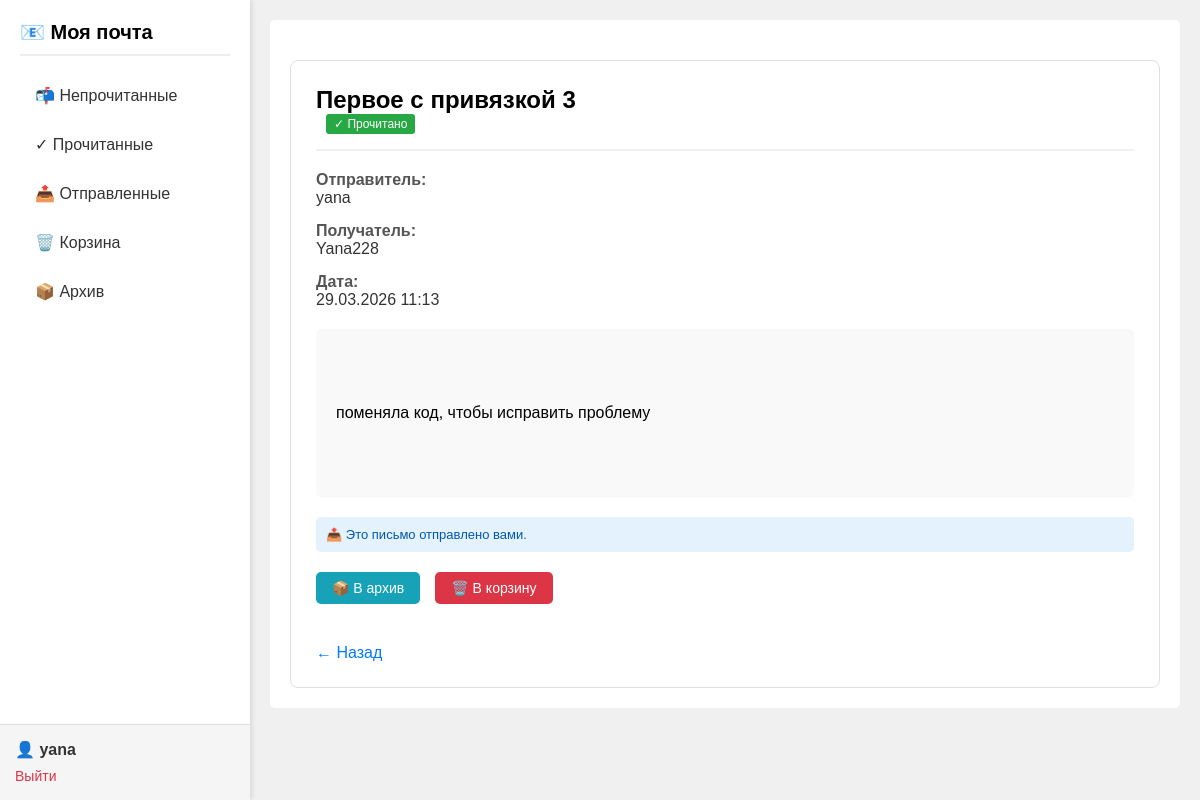
Screenshot of /email/13/ (signed in) with the database file from the repository.
### mail/models.py (models this page shows, shortened)
class Email(models.Model):
    FOLDER_CHOICES = [
        ("inbox", "Входящие"),
        ("sent", "Отправленные"),
        ("read", "Прочитанные"),
        ("unread", "Непрочитанные"),
        ("archive", "Архив"),
        ("trash", "Корзина"),
    ]
    sender = models.CharField("Отправитель (текст)", max_length=100)
    recipient = models.CharField("Получатель (текст)", max_length=100)
    subject = models.CharField("Тема", max_length=200)
    body = models.TextField("Текст письма")
    created_at = models.DateTimeField("Дата создания", auto_now_add=True)
    is_read = models.BooleanField("Прочитано", default=False)
    folder = models.CharField(
        "Папка", max_length=20, default="inbox", choices=FOLDER_CHOICES
    )
    sender_user = models.ForeignKey(
        User,
        on_delete=models.CASCADE,
        related_name="sent_emails",
        verbose_name="Отправитель (пользователь)",
        null=True,
        blank=True,
    )
    recipient_user = models.ForeignKey(
        User,
        on_delete=models.CASCADE,
        related_name="received_emails",
        verbose_name="Получатель (пользователь)",
        null=True,
        blank=True,
    )

### mail/views.py (the view)
# urls.py: path("email/<int:email_id>/", views.view_email, name="view_email"),
@login_required
def view_email(request, email_id):
    email = get_object_or_404(Email, id=email_id)
    if (
        email.recipient_user == request.user
        and email.folder == "unread"
        and not email.is_read
    ):
        email.folder = "read"
        email.is_read = True
        email.save()
        messages.success(request, "Письмо отмечено как прочитанное")
    return render(request, "mail/view_email.html", {"email": email})

### templates/mail/view_email.html (shortened to what this page needs)
{% extends 'mail/base.html' %}
{% block content %}
    <div class="email-detail">
        <div class="email-header">
            <h2 style="margin: 0;">{{ email.subject }}</h2>
            {% if email.is_read %}
                <span class="read-badge">✓ Прочитано</span>
            {% else %}
                <span class="read-badge unread-badge">● Новое</span>
            {% endif %}
        </div>
        <div class="email-info">
            <div class="email-label">Отправитель:</div>
            <div class="email-value">{{ email.sender }}</div>
        </div>
        <div class="email-info">
            <div class="email-label">Получатель:</div>
            <div class="email-value">{{ email.recipient }}</div>
        </div>
        <div class="email-info">
            <div class="email-label">Дата:</div>
            <div class="email-value">{{ email.created_at|date:"d.m.Y H:i" }}</div>
        </div>
        <div class="email-body">
            {{ email.body|linebreaks }}
        </div>
        {% if email.recipient_user == user %}
            <div class="info-note">💡 Это письмо адресовано вам.</div>
        {% elif email.sender_user == user %}
            <div class="info-note">📤 Это письмо отправлено вами.</div>
        {% endif %}
        <div class="action-buttons">
            {% if email.folder == 'archive' %}
                <form method="post" action="{% url 'mail:restore_from_archive' email.id %}">
                    {% csrf_token %}
                    <button type="submit" class="btn-restore">📂 Восстановить из архива</button>
                </form>
                <form method="post" action="{% url 'mail:move_to_trash' email.id %}">
                    {% csrf_token %}
                    <button type="submit" class="btn-trash">🗑️ В корзину</button>
                </form>
            {% elif email.folder != 'trash' %}
                <form method="post" action="{% url 'mail:move_to_archive' email.id %}">
                    <button type="submit" class="btn-archive">📦 В архив</button>
                </form>
                <form method="post" action="{% url 'mail:move_to_trash' email.id %}">
                    <button type="submit" class="btn-trash">🗑️ В корзину</button>
                </form>
            {% endif %}
        </div>
        <a href="javascript:history.back()" class="back-link">← Назад</a>
    </div>
{% endblock %}

### templates/mail/base.html (shortened to what this page needs)
<!DOCTYPE html>
<html lang="ru">
<head>
</head>
<body>
    <div class="app-container">
        <div class="sidebar">
            <div class="sidebar-top">
                <h1>📧 Моя почта</h1>
                <ul class="nav-menu">
                    <li><a href="{% url 'mail:inbox' %}" class="{% if active_tab == 'inbox' %}active{% endif %}">📬 Непрочитанные</a></li>
                    <li><a href="{% url 'mail:read' %}" class="{% if active_tab == 'read' %}active{% endif %}">✓ Прочитанные</a></li>
                    <li><a href="{% url 'mail:sent' %}" class="{% if active_tab == 'sent' %}active{% endif %}">📤 Отправленные</a></li>
                    <li><a href="{% url 'mail:trash' %}" class="{% if active_tab == 'trash' %}active{% endif %}">🗑️ Корзина</a></li>
                    <li><a href="{% url 'mail:archive' %}" class="{% if active_tab == 'archive' %}active{% endif %}">📦 Архив</a></li>
                </ul>
            </div>
            <div class="user-info-bottom">
                {% if user.is_authenticated %}
                    <div class="username">👤 {{ user.username }}</div>
                    <form method="post" action="/auth/logout/">
                        <button type="submit" class="logout-button">Выйти</button>
                    </form>
                {% else %}
                    <div class="login-links">
                        <a href="/auth/login/">Войти</a> |
                        <a href="{% url 'mail:signup' %}">Регистрация</a>
                    </div>
                {% endif %}
            </div>
        </div>
        <div class="main-content">
            <div class="content-card">
                {% block content %}
                {% endblock %}
            </div>
        </div>
    </div>
</body>
</html>

### templates/mail/base.html (style rules this page uses)
* { margin: 0; padding: 0; box-sizing: border-box; }
body { font-family: Arial, sans-serif; background: #f0f0f0; height: 100vh; overflow: hidden; }
.app-container { display: flex; height: 100vh; overflow: hidden; }
.sidebar { width: 250px; background: white; box-shadow: 2px 0 5px rgba(0,0,0,0.1); display: flex; flex-direction: column; height: 100vh; position: relative; flex-shrink: 0; }
.sidebar-top { flex: 1; overflow-y: auto; padding: 20px; }
.sidebar h1 { font-size: 20px; margin: 0 0 20px 0; padding-bottom: 10px; border-bottom: 2px solid #eee; }
.nav-menu { list-style: none; padding: 0; margin: 0; }
.nav-menu li { margin-bottom: 10px; }
.nav-menu a { display: block; padding: 10px 15px; text-decoration: none; color: #333; border-radius: 5px; transition: background 0.3s; }
.user-info-bottom { padding: 15px; background: #f5f5f5; border-top: 1px solid #e0e0e0; flex-shrink: 0; }
.user-info-bottom .username { font-weight: bold; margin-bottom: 8px; color: #333; }
.logout-button { background: none; border: none; color: #dc3545; cursor: pointer; padding: 0; font-size: 14px; text-decoration: none; font-family: inherit; }
.main-content { flex: 1; overflow-y: auto; padding: 20px; }
.content-card { background: white; border-radius: 5px; padding: 20px; }

### templates/mail/view_email.html (style rules this page uses)
.email-detail { background: white; border: 1px solid #e0e0e0; border-radius: 8px; padding: 25px; margin-top: 20px; }
.email-header { border-bottom: 2px solid #f0f0f0; padding-bottom: 15px; margin-bottom: 20px; }
.email-info { margin-bottom: 15px; }
.email-label { font-weight: bold; color: #555; width: 100px; display: inline-block; }
.email-value { color: #333; }
.email-body { background: #f9f9f9; padding: 20px; border-radius: 5px; margin: 20px 0; line-height: 1.6; white-space: pre-wrap; }
.back-link { display: inline-block; margin-top: 20px; color: #007bff; text-decoration: none; }
.read-badge { display: inline-block; background: #28a745; color: white; padding: 3px 8px; border-radius: 3px; font-size: 12px; margin-left: 10px; }
.info-note { background: #e3f2fd; padding: 10px; border-radius: 5px; margin: 20px 0 10px; font-size: 13px; color: #0056b3; }
.action-buttons { display: flex; gap: 15px; margin: 20px 0; flex-wrap: wrap; }
.action-buttons button { border: none; padding: 8px 16px; border-radius: 5px; cursor: pointer; font-size: 14px; }
.btn-trash { background: #dc3545; color: white; }
.btn-archive { background: #17a2b8; color: white; }

### rows the page displays
Email: subject "Первое с привязкой 3", sender "yana", recipient "Yana228", created_at "29.03.2026 11:13", body "поменяла код, чтобы исправить проблему"

### other values shown
{{ user.username }} "yana"
